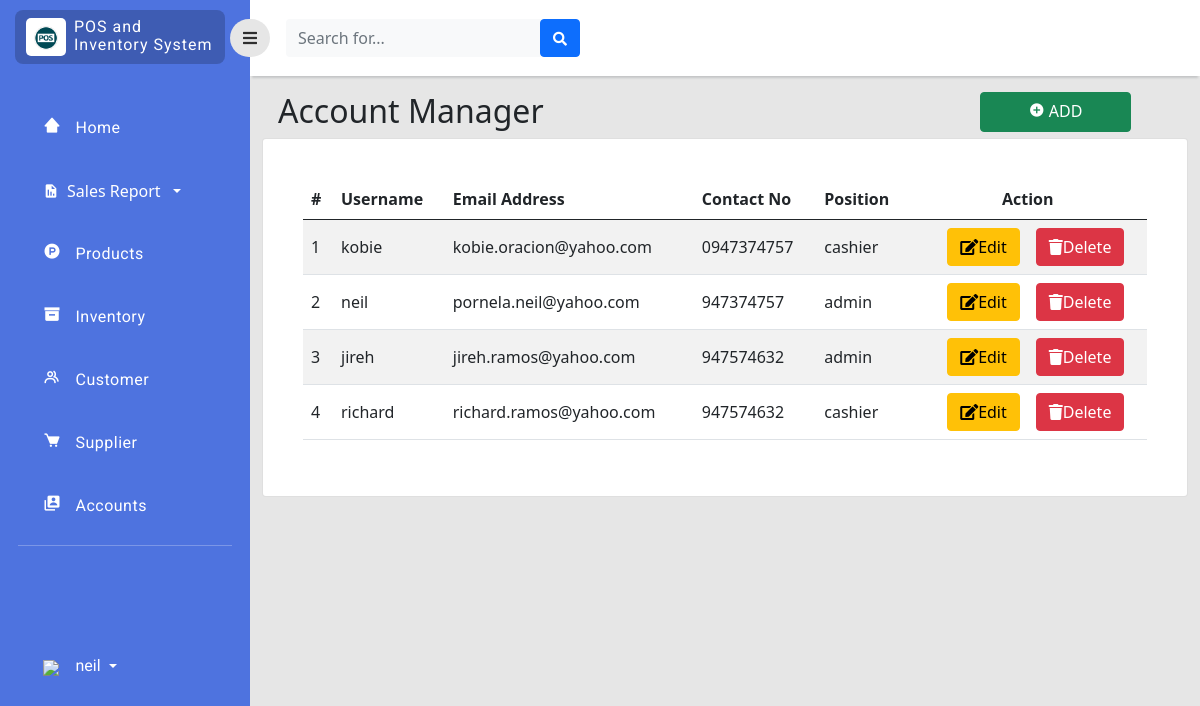
Page /php/user_manager.php (signed in) on the earlier database version.
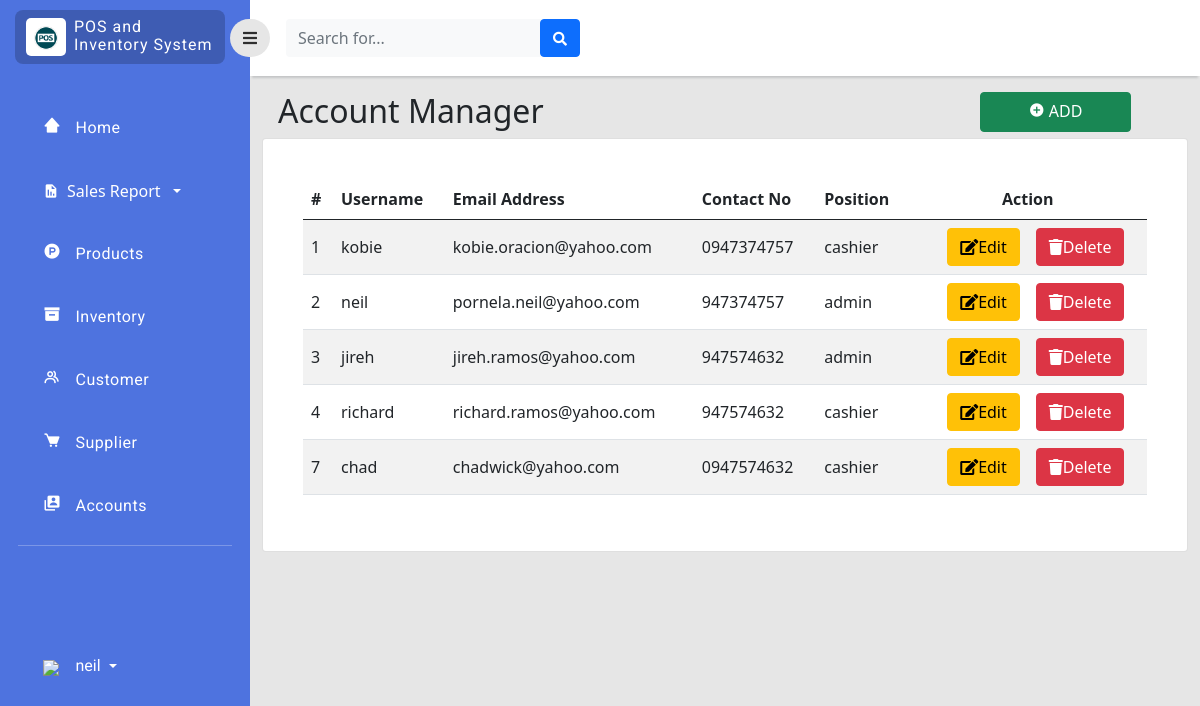
Same page on the later database version.
### tables this page shows
CREATE TABLE `users` (
  `id` int(11) NOT NULL,
  `username` varchar(255) NOT NULL,
  `email_address` varchar(255) NOT NULL,
  `password` varchar(255) NOT NULL,
  `contact_no` varchar(11) NOT NULL,
  `position` enum('admin','cashier') NOT NULL
);

### php/user_manager.php (the view, shortened to what the changed rows need)
<?php
include 'connection.php';
?>
<!doctype html>
<html lang="en">
  <head>
    <link href="https://cdn.jsdelivr.net/npm/bootstrap@5.0.2/dist/css/bootstrap.min.css" rel="stylesheet"
>
    <link rel="stylesheet" type="text/css" href="../style/dash.css">
    <link
      href="https://cdnjs.cloudflare.com/ajax/libs/font-awesome/5.15.1/css/all.min.css"
      rel="stylesheet"
    />
    <link href='https://unpkg.com/boxicons@2.1.2/css/boxicons.min.css' rel='stylesheet'>
    </head>
    <body>
    <div class="page">
        <div class="content">
            <div class="col py-3 d-flex justify-content-center overflow-auto">
                <div class="container-fluid">
                    <div class="row">
                        <div class="col d-flex justify-content">
                            <br>
                            <div class="w-50">
                                <h2 class="text-dark text-start ps-3 ">Account Manager </h2>
                            </div>
                        </div>
                    </div>
                    <div class="row">
                        <div class="col">
                            <div class="card">
                                <div class="card-body rounded-3 m-4 table-responsive-lg">
                                    <table class="table table-striped align-middle" id="AccountTab">
                                        <thead>
                                            <tr>
                                                <th scope="col">#</th>
                                                <th scope="col">Username</th>
                                                <th scope="col">Email Address</th>
                                                <th scope="col">Contact No</th>
                                                <th scope="col">Position</th>
                                                <th scope="col" style="text-align: center;">Action</th>
                                            </tr>
                                        </thead>
                                        <tbody>
                                            <?php
                                            $query=mysqli_query($con,"SELECT * FROM users");
                                            while ($row=mysqli_fetch_assoc($query)) { ?>
                                            <tr>
                                                <td><?php echo $row['id']; ?></td>
                                                <td><?php echo $row['username']; ?></td>
                                                <td><?php echo $row['email_address']; ?></td>
                                                <td><?php echo $row['contact_no']; ?></td>
                                                <td><?php echo $row['position']; ?></td>
                                                <td>
                                                    <div class="d-flex flex-row justify-content-center">
                                                        <button class="btn btn-warning editbtn mx-3" data-toggle="modal" type="button"><i class="fas fa-edit" data-toggle="tooltip" title="edit"></i>Edit</button>
                                                        <button class="btn btn-danger deletebtn" data-toggle="modal" type="button"><i class="fas fa-trash" data-toggle="tooltip" title="edit"></i>Delete</button>
                                                    </div>
                                                </td>
                                            </tr>
                                        <?php } ?>
                                    </tbody>
                                    </table>
                                </div>
                            </div>
                        </div>
                    </div>
                </div>
            </div>
        </div>
    </div>
</body>
</html>

Differences in the rows shown:
added users: id "7", username "chad", email_address "chadwick@yahoo.com", contact_no "0947574632", position "cashier"
